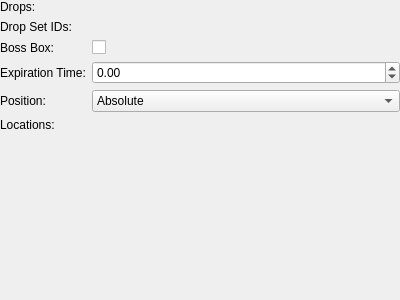
<?xml version="1.0" encoding="UTF-8"?>
<ui version="4.0">
 <class>ActionCreateLoot</class>
 <widget class="QWidget" name="ActionCreateLoot">
  <property name="geometry">
   <rect>
    <x>0</x>
    <y>0</y>
    <width>400</width>
    <height>300</height>
   </rect>
  </property>
  <layout class="QVBoxLayout" name="verticalLayout">
   <property name="leftMargin">
    <number>0</number>
   </property>
   <property name="topMargin">
    <number>0</number>
   </property>
   <property name="rightMargin">
    <number>0</number>
   </property>
   <property name="bottomMargin">
    <number>0</number>
   </property>
   <item>
    <layout class="QFormLayout" name="formLayout">
     <property name="fieldGrowthPolicy">
      <enum>QFormLayout::AllNonFixedFieldsGrow</enum>
     </property>
     <item row="0" column="0">
      <widget class="QLabel" name="lblDrops">
       <property name="text">
        <string>Drops:</string>
       </property>
      </widget>
     </item>
     <item row="1" column="0">
      <widget class="QLabel" name="lblDropSetIDs">
       <property name="text">
        <string>Drop Set IDs:</string>
       </property>
      </widget>
     </item>
     <item row="1" column="1">
      <widget class="ActionIDs" name="dropSetIDs" native="true"/>
     </item>
     <item row="2" column="0">
      <widget class="QLabel" name="lblIsBossBox">
       <property name="text">
        <string>Boss Box:</string>
       </property>
      </widget>
     </item>
     <item row="2" column="1">
      <widget class="QCheckBox" name="isBossBox">
       <property name="text">
        <string/>
       </property>
      </widget>
     </item>
     <item row="3" column="0">
      <widget class="QLabel" name="lblExpirationTime">
       <property name="text">
        <string>Expiration Time:</string>
       </property>
      </widget>
     </item>
     <item row="3" column="1">
      <widget class="QDoubleSpinBox" name="expirationTime">
       <property name="minimum">
        <double>-10000.000000000000000</double>
       </property>
       <property name="maximum">
        <double>10000.000000000000000</double>
       </property>
      </widget>
     </item>
     <item row="4" column="0">
      <widget class="QLabel" name="lblPosition">
       <property name="text">
        <string>Position:</string>
       </property>
      </widget>
     </item>
     <item row="4" column="1">
      <widget class="QComboBox" name="position">
       <item>
        <property name="text">
         <string>Absolute</string>
        </property>
       </item>
       <item>
        <property name="text">
         <string>Source Relative</string>
        </property>
       </item>
      </widget>
     </item>
     <item row="5" column="0">
      <widget class="QLabel" name="lblLocations">
       <property name="text">
        <string>Locations:</string>
       </property>
      </widget>
     </item>
    </layout>
   </item>
  </layout>
 </widget>
 <customwidgets>
  <customwidget>
   <class>ActionIDs</class>
   <extends>QWidget</extends>
   <header>ActionIDs.h</header>
   <container>1</container>
  </customwidget>
 </customwidgets>
 <resources/>
 <connections/>
</ui>
